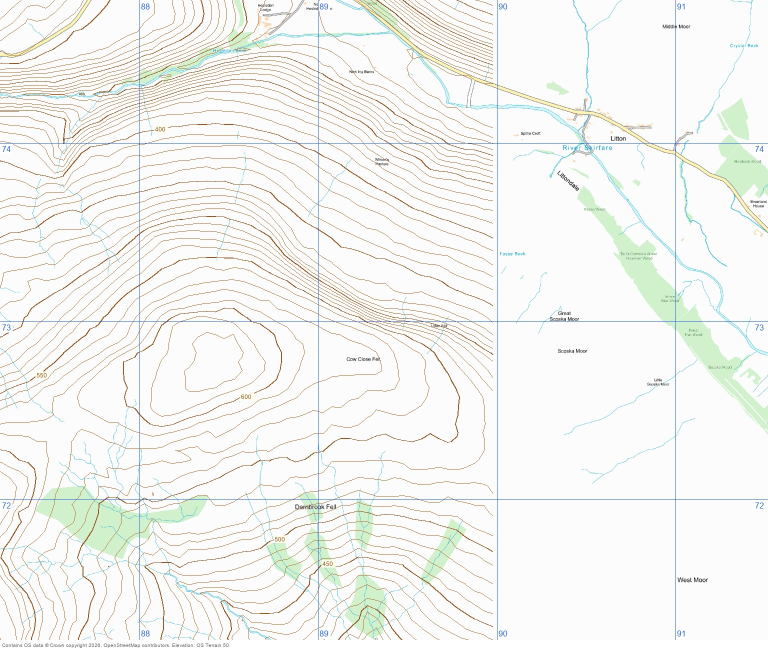
#> input picture scratchpad/_geo_guided/_mapcache/yorkshire-dales-z15-final.jpg, 1536 x 1302 px (shown at 1/2 size)
$ python _crop_dales.py _mapcache/yorkshire-dales-z15-final.jpg
#> lines starting #> are read from the running program, lines starting #| are printed output that depends on the picture
# -*- coding: utf-8 -*-
"""Crop the two Yorkshire Dales sheets back to the ground that has contour data.

    python scratchpad/_geo_guided/_crop_dales.py            # measure + write locally
    python scratchpad/_geo_guided/_crop_dales.py --upload   # push to R2

Both sheets lose every contour east of easting 90 -- the same straight cut at two
different zoom levels, so it is a tile boundary in the OS Terrain 50 layer, not
terrain. Everything east of that line is drawn as if it were flat, which is what
made the sheets look broken and what four questions were mistakenly written
around.

The crop keeps the western side and stops on the grid line itself, so the sheet
still ends on a feature a student can name rather than in the middle of nowhere.

Attribution is checked, not assumed: the OS/OSM credit sits bottom-left and must
survive the crop, or we would be publishing OS data with the copyright line cut
off. The script refuses to write if the strip is not fully inside the box.

New keys rather than overwriting: the originals stay put as a rollback, and a new
name cannot be served stale from a CDN cache.
"""
import io, os, sys

HERE = os.path.dirname(os.path.abspath(__file__))
CACHE = os.path.join(HERE, "_mapcache")
OUT = os.path.join(HERE, "_cropped")

if sys.platform == "win32":
    os.environ["PYTHONUTF8"] = "1"
try:
    sys.stdout.reconfigure(encoding="utf-8", errors="replace")
except (AttributeError, OSError):
    pass

from PIL import Image, ImageFilter

SHEETS = ["yorkshire-dales-z15-final.jpg", "yorkshire-dales-z16-final.jpg"]
SUFFIX = "-w90"          # west of easting 90


def thin_cols(im):
    """Per-column count of thin brown (contour) pixels."""
    w, h = im.size
    px = im.load()
    m = Image.new("L", (w, h), 0)
    mp = m.load()
    for y in range(h):
        for x in range(w):
            r, g, b = px[x, y]
            if r > 110 and r - b > 30 and 15 < r - g < 95 and g >= b and r < 240:
                mp[x, y] = 255
    ep = m.filter(ImageFilter.MinFilter(3)).load()
    cols = [0] * w
    for y in range(h):
        for x in range(w):
            if mp[x, y] and not ep[x, y]:
                cols[x] += 1
    return cols


def find_edge(im):
    """x (in im coords) where contour ink stops and does not resume."""
    cols = thin_cols(im)
    n, h = len(cols), im.size[1]
    lo, hi = int(n * 0.12), int(n * 0.95)
    best = None
    for i in range(lo, hi):
        left = sum(cols[:i]) / float(i * h)
        right = sum(cols[i:]) / float(max(1, n - i) * h)
        if left < 0.004:
            continue
        ratio = right / left
        if ratio > 0.08:
            continue
        score = left * (1 - ratio)
        if not best or score > best[1]:
            best = (i, score)
    return best[0] if best else None


def attribution_box(im):
    """Bounding x of the dark attribution text along the bottom strip."""
    w, h = im.size
    px = im.load()
    x_max = 0
    for y in range(int(h * 0.975), h):
        for x in range(w):
            r, g, b = px[x, y]
            if r < 120 and g < 120 and b < 120:
                if x > x_max:
                    x_max = x
    return x_max


def main(upload):
#> called with upload = False
    os.makedirs(OUT, exist_ok=True)
    done = []
    for name in SHEETS:
        src = os.path.join(CACHE, name)
        if not os.path.exists(src):
            sys.exit("missing cached sheet: %s" % name)
        im0 = Image.open(src).convert("RGB")
#> im0 is the input picture: PIL image 1536x1302 RGB; mean R, G, B 243.9, 244.8, 241.5
        W, H = im0.size
#> W = 1536; H = 1302
        small = im0.resize((900, int(H * 900.0 / W)))
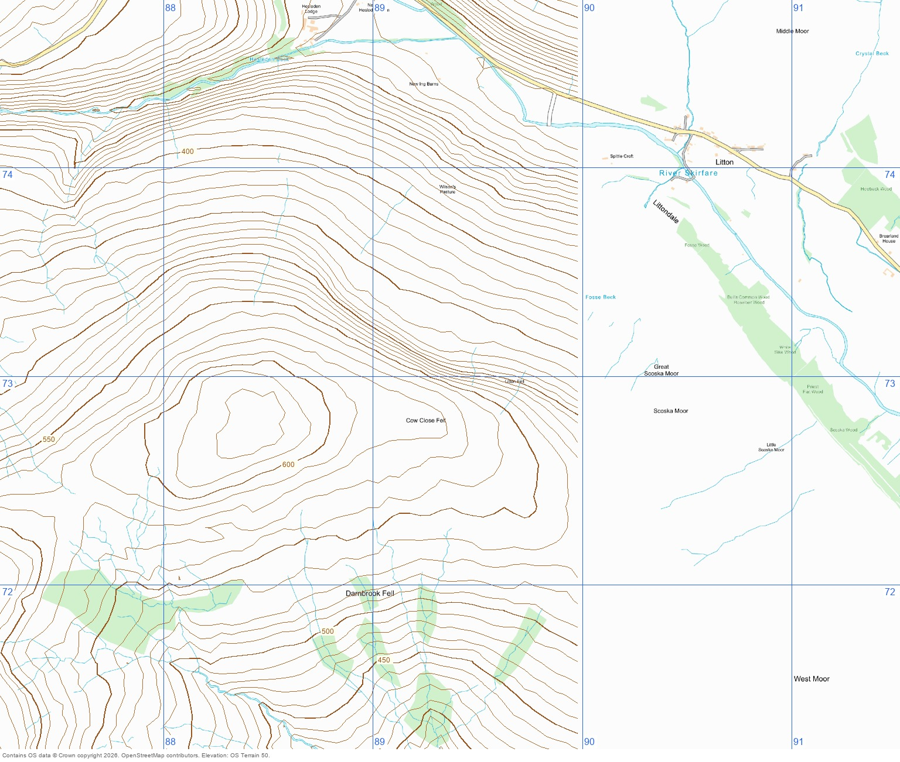
#> small: PIL image 900x762 RGB; mean R, G, B 243.6, 244.7, 241.4
        body = small.crop((0, 0, 900, int(small.size[1] * 0.975)))
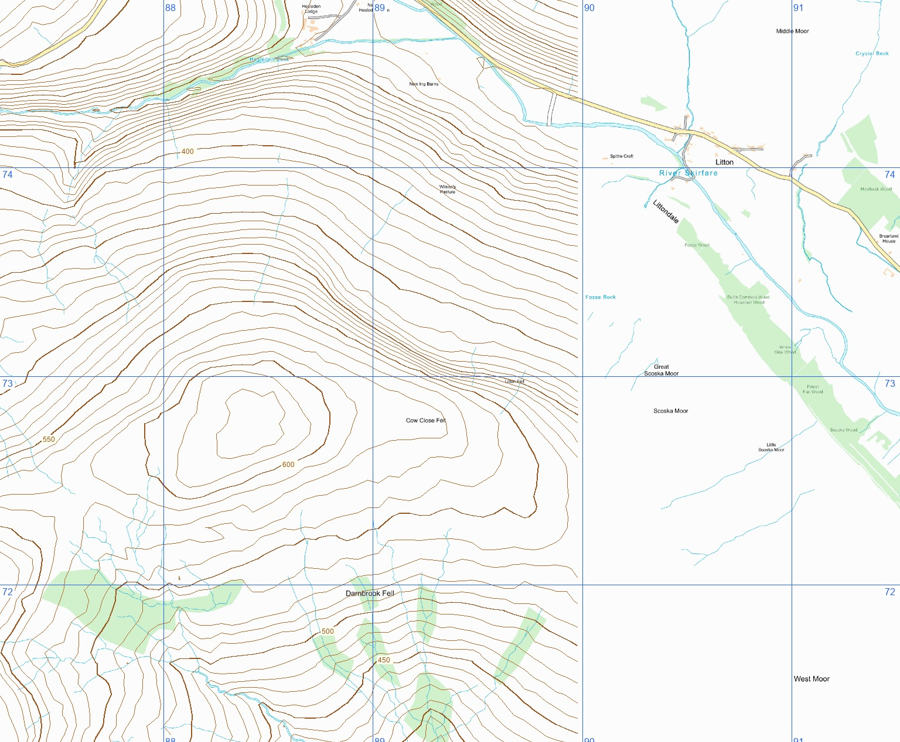
#> body: PIL image 900x742 RGB; mean R, G, B 243.5, 244.6, 241.2
        e = find_edge(body)
#> in thin_cols, `m = Image.new("L", (w, h), 0)`: m: PIL image 900x742 L; every value is 0
#> in find_edge, `cols = thin_cols(im)`: cols = 900 values, max 56 at index 40, min 0 at index 163, mean 17.26
#> in find_edge, `n, h = len(cols), im.size[1]`: n = 900; h = 742
#> in find_edge, `lo, hi = int(n * 0.12), int(n * 0.95)`: lo = 108; hi = 855
#> the loop in find_edge, `for i in range(lo, hi):` made 747 passes
#> (left, right, ratio, score, best) on passes 442 to 453: (0.0363, 0.00286, 0.0789, 0.0334, (549, 0.0334)), (0.0363, 0.00276, 0.0759, 0.0336, (550, 0.0336)), (0.0363, 0.00269, 0.074, 0.0336, (551, 0.0336)), (0.0363, 0.00262, 0.0721, 0.0337, (552, 0.0337)), (0.0363, 0.00254, 0.07, 0.0337, (553, 0.0337)), (0.0363, 0.00247, 0.068, 0.0338, (554, 0.0338)), (0.0363, 0.00237, 0.0653, 0.0339, (555, 0.0339)), (0.0362, 0.00228, 0.063, 0.034, (556, 0.034)), (0.0362, 0.0022, 0.0606, 0.034, (557, 0.034)), (0.0362, 0.00212, 0.0586, 0.0341, (558, 0.0341)), (0.0362, 0.00203, 0.0561, 0.0342, (559, 0.0342)), (0.0362, 0.00195, 0.0537, 0.0343, (560, 0.0343))
#> (left, right, ratio) on passes 1 to 6: (0.0398, 0.021, 0.528), (0.0398, 0.021, 0.528), (0.0398, 0.021, 0.527), (0.0398, 0.0209, 0.526), (0.0398, 0.0209, 0.526), (0.0396, 0.0209, 0.528)
#> e = 577
        if e is None:
            print("%-34s no clean edge found - SKIPPED" % name)
            continue
        x = int(e * W / 900.0)
#> x = 984

        attr_x = attribution_box(im0)
#> after the loop in attribution_box, `for y in range(int(h * 0.975), h):`: x_max = 797
#> attr_x = 797
        if attr_x >= x:
            sys.exit("%s: crop at %d would cut the OS attribution (ends at %d)" % (name, x, attr_x))

        out = im0.crop((0, 0, x, H))
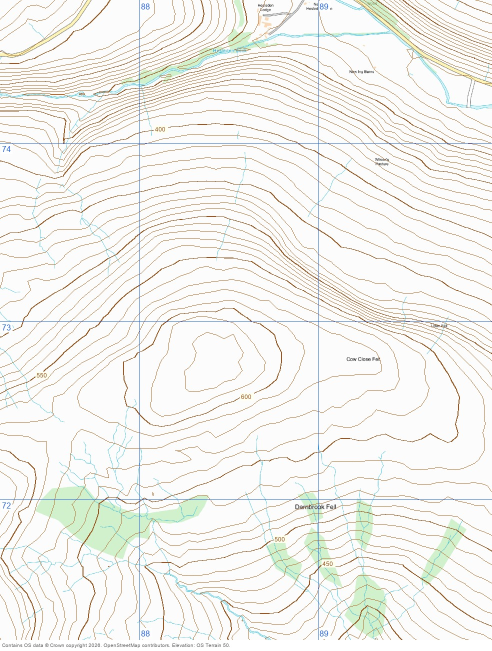
#> out: PIL image 984x1302 RGB (shown at 1/2 size); mean R, G, B 242.5, 242.4, 238.2
        dst_name = name.replace("-final.jpg", SUFFIX + "-final.jpg")
        dst = os.path.join(OUT, dst_name)
        out.save(dst, "JPEG", quality=88, optimize=True)
        kept = 100.0 * x / W
#> kept = 64.06
        print("%-34s cut at x=%-5d keeps %2d%%  attribution ends x=%-4d  -> %s (%dx%d)"
              % (name, x, round(kept), attr_x, dst_name, out.size[0], out.size[1]))
#| yorkshire-dales-z15-final.jpg      cut at x=984   keeps 64%  attribution ends x=797   -> yorkshire-dales-z15-w90-final.jpg (984x1302)
        done.append((dst_name, dst))
#> pass 2 of the loop in main, `for name in SHEETS:`:
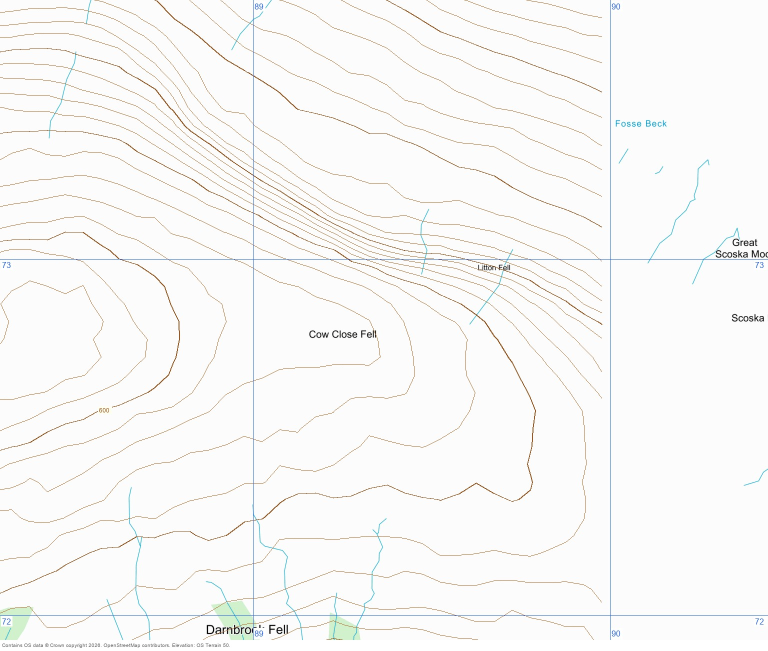
#> input picture scratchpad/_geo_guided/_mapcache/yorkshire-dales-z16-final.jpg, 1536 x 1302 px (shown at 1/2 size)
#> in main, im0 is the input picture: PIL image 1536x1302 RGB; mean R, G, B 248.6, 248.4, 247.5
#> in main, `body = small.crop((0, 0, 900, int(small.size[1] * 0.975)))`:
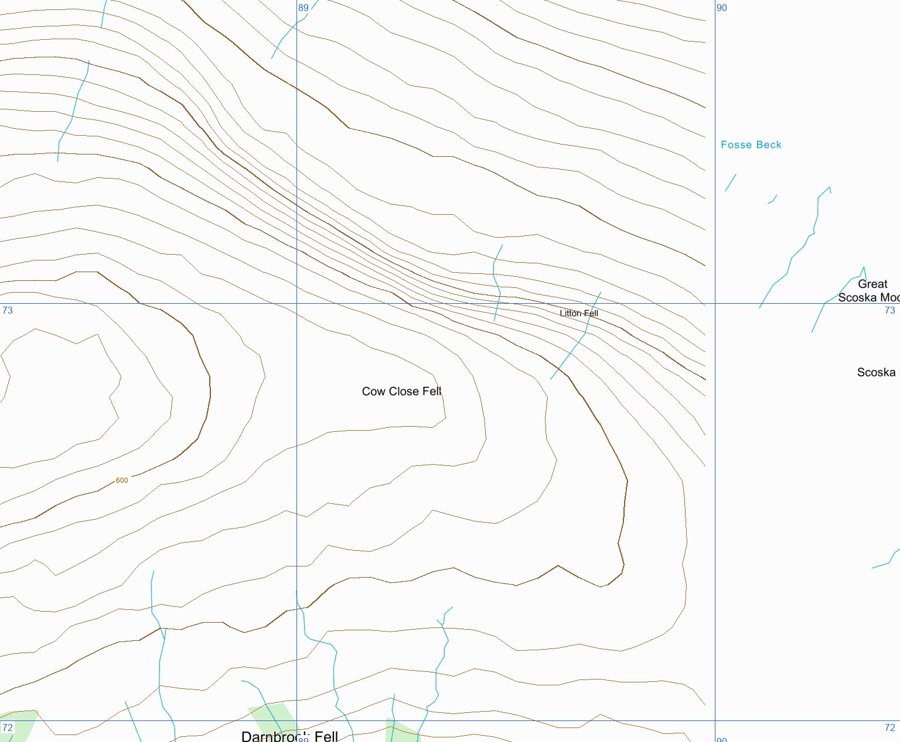
#> body: PIL image 900x742 RGB; mean R, G, B 248.5, 248.3, 247.4
#> the loop in find_edge (call 2), `for i in range(lo, hi):` made 747 passes
#> (left, right, ratio, score, best) on passes 578 to 585: (0.0153, 0.00114, 0.0743, 0.0142, (685, 0.0142)), (0.0154, 0.000913, 0.0593, 0.0145, (686, 0.0145)), (0.0154, 0.000759, 0.0492, 0.0147, (687, 0.0147)), (0.0154, 0.000725, 0.047, 0.0147, (688, 0.0147)), (0.0154, 0.000683, 0.0444, 0.0147, (689, 0.0147)), (0.0154, 0.000629, 0.0408, 0.0148, (690, 0.0148)), (0.0154, 0.000593, 0.0385, 0.0148, (691, 0.0148)), (0.0154, 0.000551, 0.0358, 0.0148, (692, 0.0148))
#> e = 705
#> x = 1203
#> attr_x = 684
#> in main, `out = im0.crop((0, 0, x, H))`:
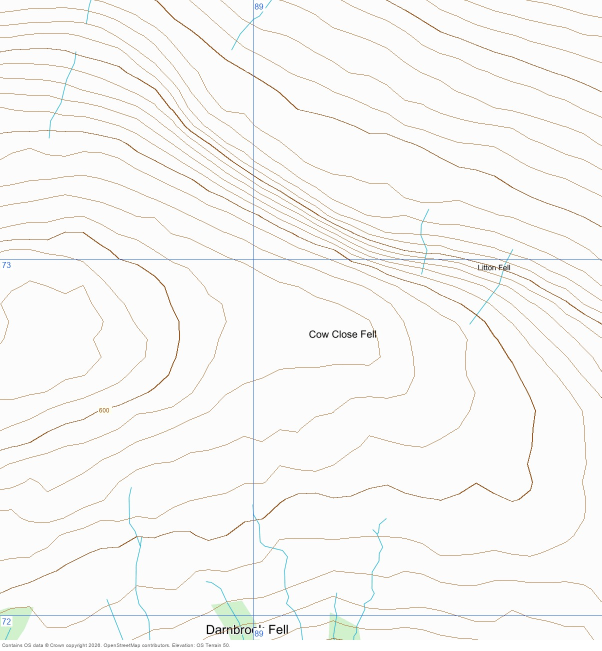
#> out: PIL image 1203x1302 RGB (shown at 1/2 size); mean R, G, B 248.3, 247.9, 246.5
#> kept = 78.32
#| yorkshire-dales-z16-final.jpg      cut at x=1203  keeps 78%  attribution ends x=684   -> yorkshire-dales-z16-w90-final.jpg (1203x1302)

    if not upload:
        print("\nlocal only; review %s then rerun with --upload" % OUT)
        return

    import boto3
    s3 = boto3.client(
        "s3",
        endpoint_url="https://%s.r2.cloudflarestorage.com" % os.environ["R2_ACCOUNT_ID"],
        aws_access_key_id=os.environ["R2_ACCESS_KEY_ID"],
        aws_secret_access_key=os.environ["R2_SECRET_ACCESS_KEY"],
        region_name="auto",
    )
    for dst_name, path in done:
        key = "geography/os-maps/" + dst_name
        with io.open(path, "rb") as f:
            s3.put_object(Bucket="studyvault-images", Key=key, Body=f.read(),
                          ContentType="image/jpeg")
        print("uploaded", key)


if __name__ == "__main__":
    main("--upload" in sys.argv)
